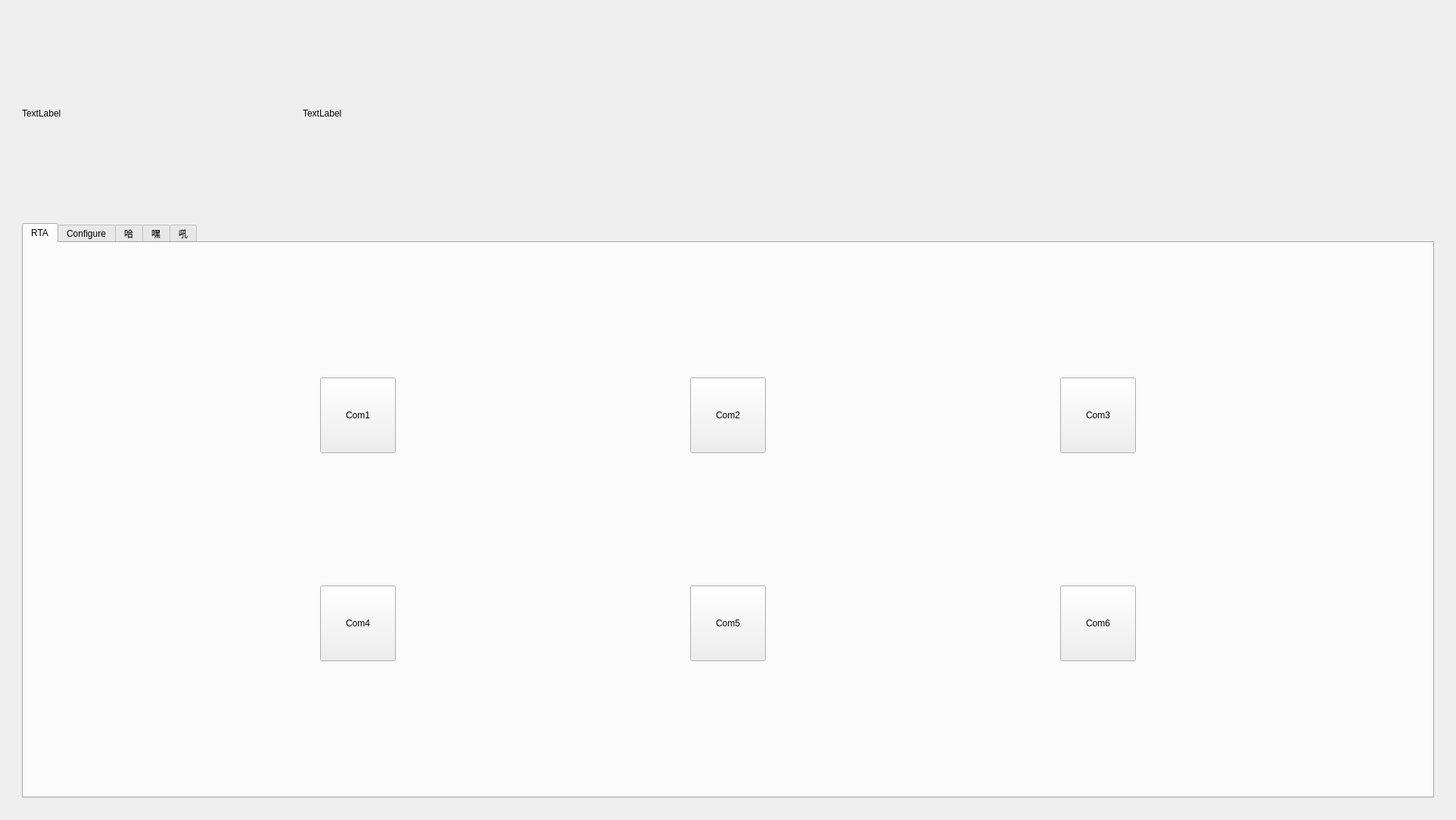
<?xml version="1.0" encoding="UTF-8"?>
<ui version="4.0">
 <class>message_qemu</class>
 <widget class="QWidget" name="message_qemu">
  <property name="geometry">
   <rect>
    <x>0</x>
    <y>0</y>
    <width>1920</width>
    <height>1080</height>
   </rect>
  </property>
  <property name="sizePolicy">
   <sizepolicy hsizetype="Preferred" vsizetype="Preferred">
    <horstretch>0</horstretch>
    <verstretch>0</verstretch>
   </sizepolicy>
  </property>
  <property name="windowTitle">
   <string>Configure</string>
  </property>
  <layout class="QVBoxLayout" name="verticalLayout_2">
   <item>
    <widget class="QWidget" name="widget" native="true">
     <property name="minimumSize">
      <size>
       <width>1902</width>
       <height>1062</height>
      </size>
     </property>
     <property name="maximumSize">
      <size>
       <width>16777215</width>
       <height>16777215</height>
      </size>
     </property>
     <layout class="QVBoxLayout" name="verticalLayout" stretch="1,3">
      <item>
       <widget class="QWidget" name="widget_3" native="true">
        <property name="minimumSize">
         <size>
          <width>1884</width>
          <height>260</height>
         </size>
        </property>
        <property name="maximumSize">
         <size>
          <width>16777215</width>
          <height>16777215</height>
         </size>
        </property>
        <layout class="QHBoxLayout" name="horizontalLayout">
         <property name="spacing">
          <number>0</number>
         </property>
         <item>
          <widget class="QLabel" name="label">
           <property name="minimumSize">
            <size>
             <width>371</width>
             <height>241</height>
            </size>
           </property>
           <property name="maximumSize">
            <size>
             <width>16777215</width>
             <height>16777215</height>
            </size>
           </property>
           <property name="text">
            <string>TextLabel</string>
           </property>
          </widget>
         </item>
         <item>
          <widget class="QLabel" name="label_6">
           <property name="minimumSize">
            <size>
             <width>0</width>
             <height>0</height>
            </size>
           </property>
           <property name="maximumSize">
            <size>
             <width>445</width>
             <height>409</height>
            </size>
           </property>
           <property name="text">
            <string>TextLabel</string>
           </property>
          </widget>
         </item>
         <item>
          <spacer name="horizontalSpacer">
           <property name="orientation">
            <enum>Qt::Horizontal</enum>
           </property>
           <property name="sizeHint" stdset="0">
            <size>
             <width>1147</width>
             <height>239</height>
            </size>
           </property>
          </spacer>
         </item>
         <item>
          <widget class="QWidget" name="widget_4" native="true">
           <property name="minimumSize">
            <size>
             <width>291</width>
             <height>241</height>
            </size>
           </property>
           <layout class="QVBoxLayout" name="verticalLayout_3">
            <item>
             <widget class="QLabel" name="label_2">
              <property name="minimumSize">
               <size>
                <width>291</width>
                <height>241</height>
               </size>
              </property>
              <property name="maximumSize">
               <size>
                <width>291</width>
                <height>241</height>
               </size>
              </property>
              <property name="text">
               <string/>
              </property>
              <property name="scaledContents">
               <bool>false</bool>
              </property>
             </widget>
            </item>
            <item>
             <spacer name="verticalSpacer">
              <property name="orientation">
               <enum>Qt::Vertical</enum>
              </property>
              <property name="sizeHint" stdset="0">
               <size>
                <width>20</width>
                <height>3</height>
               </size>
              </property>
             </spacer>
            </item>
           </layout>
          </widget>
         </item>
        </layout>
       </widget>
      </item>
      <item>
       <widget class="QWidget" name="widget_2" native="true">
        <property name="minimumSize">
         <size>
          <width>1884</width>
          <height>777</height>
         </size>
        </property>
        <property name="maximumSize">
         <size>
          <width>16777215</width>
          <height>16777215</height>
         </size>
        </property>
        <layout class="QVBoxLayout" name="verticalLayout_4">
         <item>
          <widget class="QTabWidget" name="tabWidget_2">
           <property name="styleSheet">
            <string notr="true"/>
           </property>
           <property name="currentIndex">
            <number>0</number>
           </property>
           <property name="iconSize">
            <size>
             <width>16</width>
             <height>16</height>
            </size>
           </property>
           <widget class="QWidget" name="tab_3">
            <attribute name="title">
             <string>RTA</string>
            </attribute>
            <layout class="QGridLayout" name="gridLayout_3">
             <item row="0" column="0">
              <widget class="QPushButton" name="pushButton">
               <property name="minimumSize">
                <size>
                 <width>100</width>
                 <height>100</height>
                </size>
               </property>
               <property name="maximumSize">
                <size>
                 <width>100</width>
                 <height>100</height>
                </size>
               </property>
               <property name="text">
                <string>Com1</string>
               </property>
              </widget>
             </item>
             <item row="0" column="1">
              <widget class="QPushButton" name="pushButton_2">
               <property name="minimumSize">
                <size>
                 <width>100</width>
                 <height>100</height>
                </size>
               </property>
               <property name="maximumSize">
                <size>
                 <width>100</width>
                 <height>100</height>
                </size>
               </property>
               <property name="styleSheet">
                <string notr="true">pushButton_2-&gt;setStyleSheet(&quot;background-color: rgba(0, 0, 0, 0)&quot;);</string>
               </property>
               <property name="text">
                <string>Com2</string>
               </property>
              </widget>
             </item>
             <item row="0" column="2">
              <widget class="QPushButton" name="pushButton_3">
               <property name="minimumSize">
                <size>
                 <width>100</width>
                 <height>100</height>
                </size>
               </property>
               <property name="maximumSize">
                <size>
                 <width>100</width>
                 <height>100</height>
                </size>
               </property>
               <property name="text">
                <string>Com3</string>
               </property>
              </widget>
             </item>
             <item row="1" column="0">
              <widget class="QPushButton" name="pushButton_6">
               <property name="minimumSize">
                <size>
                 <width>100</width>
                 <height>100</height>
                </size>
               </property>
               <property name="maximumSize">
                <size>
                 <width>100</width>
                 <height>100</height>
                </size>
               </property>
               <property name="text">
                <string>Com4</string>
               </property>
              </widget>
             </item>
             <item row="1" column="1">
              <widget class="QPushButton" name="pushButton_4">
               <property name="minimumSize">
                <size>
                 <width>100</width>
                 <height>100</height>
                </size>
               </property>
               <property name="maximumSize">
                <size>
                 <width>100</width>
                 <height>100</height>
                </size>
               </property>
               <property name="text">
                <string>Com5</string>
               </property>
              </widget>
             </item>
             <item row="1" column="2">
              <widget class="QPushButton" name="pushButton_5">
               <property name="minimumSize">
                <size>
                 <width>100</width>
                 <height>100</height>
                </size>
               </property>
               <property name="maximumSize">
                <size>
                 <width>100</width>
                 <height>100</height>
                </size>
               </property>
               <property name="text">
                <string>Com6</string>
               </property>
              </widget>
             </item>
            </layout>
           </widget>
           <widget class="QWidget" name="tab_4">
            <attribute name="title">
             <string>Configure</string>
            </attribute>
            <layout class="QVBoxLayout" name="verticalLayout_5">
             <item>
              <widget class="QTabWidget" name="tabWidget">
               <property name="styleSheet">
                <string notr="true"/>
               </property>
               <property name="tabPosition">
                <enum>QTabWidget::West</enum>
               </property>
               <property name="tabShape">
                <enum>QTabWidget::Rounded</enum>
               </property>
               <property name="currentIndex">
                <number>1</number>
               </property>
               <property name="elideMode">
                <enum>Qt::ElideNone</enum>
               </property>
               <property name="usesScrollButtons">
                <bool>false</bool>
               </property>
               <property name="movable">
                <bool>true</bool>
               </property>
               <property name="tabBarAutoHide">
                <bool>false</bool>
               </property>
               <widget class="QWidget" name="tab">
                <attribute name="title">
                 <string>RTA</string>
                </attribute>
                <layout class="QGridLayout" name="gridLayout_2">
                 <item row="0" column="1">
                  <widget class="QLabel" name="label_5">
                   <property name="text">
                    <string>TextLabel</string>
                   </property>
                  </widget>
                 </item>
                 <item row="1" column="0">
                  <widget class="QLabel" name="label_4">
                   <property name="text">
                    <string>TextLabel</string>
                   </property>
                  </widget>
                 </item>
                 <item row="0" column="0">
                  <widget class="QLabel" name="label_3">
                   <property name="minimumSize">
                    <size>
                     <width>600</width>
                     <height>400</height>
                    </size>
                   </property>
                   <property name="maximumSize">
                    <size>
                     <width>600</width>
                     <height>400</height>
                    </size>
                   </property>
                   <property name="text">
                    <string>TextLabel</string>
                   </property>
                  </widget>
                 </item>
                </layout>
               </widget>
               <widget class="QWidget" name="tab_2">
                <attribute name="title">
                 <string>Configure</string>
                </attribute>
                <layout class="QGridLayout" name="gridLayout_4"/>
               </widget>
               <widget class="QWidget" name="tab_8">
                <attribute name="title">
                 <string>页</string>
                </attribute>
               </widget>
               <widget class="QWidget" name="tab_9">
                <attribute name="title">
                 <string>页</string>
                </attribute>
               </widget>
               <widget class="QWidget" name="tab_10">
                <attribute name="title">
                 <string>页</string>
                </attribute>
               </widget>
               <widget class="QWidget" name="tab_11">
                <attribute name="title">
                 <string>页</string>
                </attribute>
               </widget>
              </widget>
             </item>
            </layout>
           </widget>
           <widget class="QWidget" name="tab_5">
            <attribute name="title">
             <string>哈</string>
            </attribute>
           </widget>
           <widget class="QWidget" name="tab_6">
            <attribute name="title">
             <string>嘿</string>
            </attribute>
           </widget>
           <widget class="QWidget" name="tab_7">
            <attribute name="title">
             <string>吼</string>
            </attribute>
           </widget>
          </widget>
         </item>
        </layout>
       </widget>
      </item>
     </layout>
    </widget>
   </item>
  </layout>
 </widget>
 <resources/>
 <connections/>
</ui>
